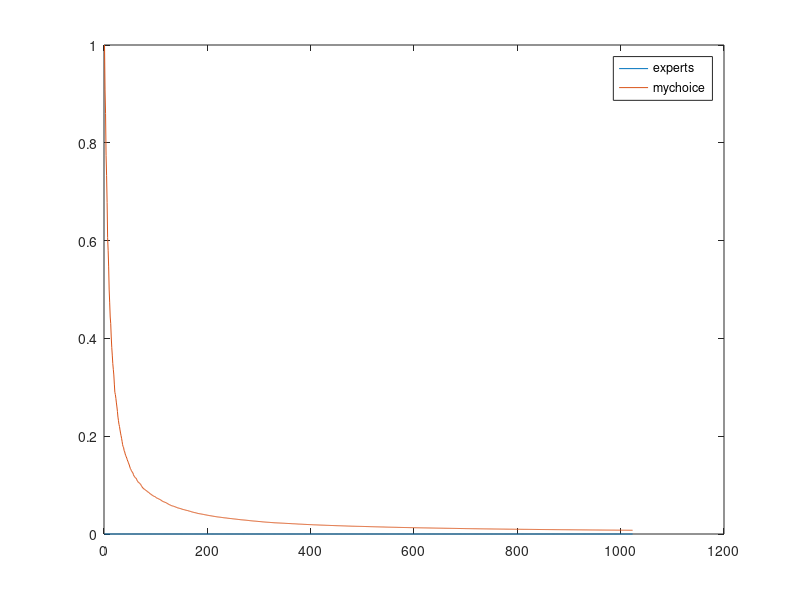
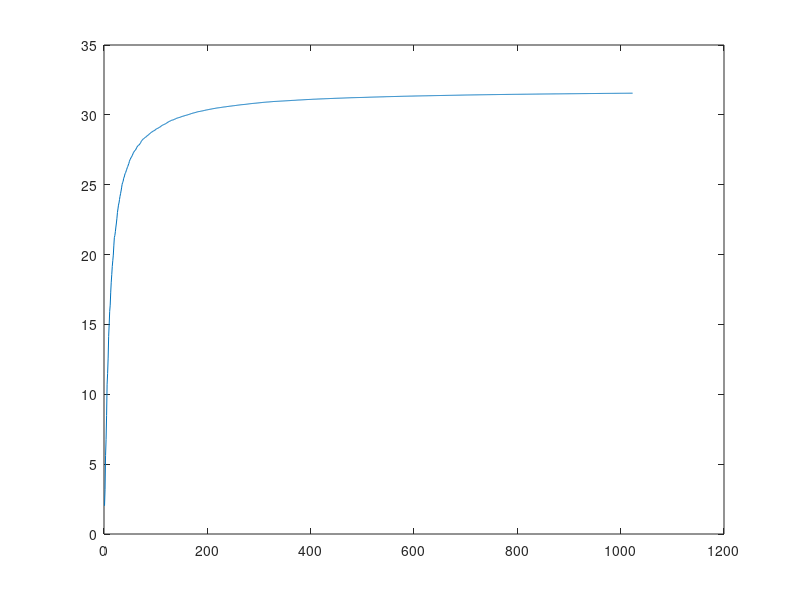

These figures' MATLAB source, in order:
function out = SMD()
%use doubling tricking to iterate
M = 10; % 2 ^ 15 = 32768
% the maxiums turn will iterate T times;
T = 2^(M)-1; % avoid the last value to 0
% T = 50000;

global r_bound;
r_bound = [0,1];
% D and eta are used in reward function U
global D;
D = 2*pi;

y0 = 1;

global eta;
eta = 1;

global thetas;
thetas  = zeros(1,T+1); % <G , Z>
% output variable
global regrets;
regrets = zeros(1,T);

global experts;
experts = zeros(1,T);
global expertsRewards;
expertsRewards = zeros(1,T);
global myChoices;
myChoices = zeros(1,T);
global myRewards;
myRewards = zeros(1,T);

%%%%%%%%%%%%%%%%%%
% main function  %
%%%%%%%%%%%%%%%%%%
  isDraw =true;
%   rng(1);
%   out_d=OGD_doubling(M,y1,isDraw);
%   
%   figure('name','Regrets Compare','NumberTitle','off','Position',[100,0,700,500]);
%   plot(out_d,'DisplayName','doubling');
%   hold on;
  
   rng(1);
   out = OGD_Primary(T,y0,isDraw);
%    plot(out,'DisplayName','omd');
%    legend('doubling','omd');
%    
%    hold off;
%   
%   rng(1);
%   regret_s=ogdfix(8,r_bound);
%   figure('name','RG','NumberTitle','off','Position',[0,500,700,500]);
%   plot(out,'DisplayName','out_s');
%   hold on;
%   plot(regret_s,'DisplayName','regret_s');
%   legend('out_s','regret_s');
%   hold off;
%%%%%%%end%%%%%%%%


end



function out = OGD_Primary(T,y0,isDraw)
  global experts;
  global myChoices;

%   output variable
%   regrets = zeros(1,T);
%   regrets_div_t = zeros(1,T);
%   experts = zeros(1,T);
%   expertsRewards = zeros(1,T);
%   myChoices = zeros(1,T);
%   myRewards = zeros(1,T);
   
  disp('Begin Loop');
  fprintf('Iterate %d turns',T);
  
   [~,regretsOut ]= iteration(1,T,y0,false);
  
  disp('End Loop');
  
  if isDraw
    figure('name','The value of Xt','NumberTitle','off','Position',[0,500,700,500]);
    plot(experts,'DisplayName','experts');
    hold on;
    plot(myChoices,'DisplayName','mychoice');
    legend('experts','mychoice');
    hold off;
    figure('name','The aluve of regret','NumberTitle','off','Position',[700,500,700,500]);
    plot(regretsOut);
%     figure('name','Regret div t','NumberTitle','off','Position',[700,0,700,500]);
%     plot(regrets_div_t);
  end
  out = regretsOut;
end


function [rOut,regretsOut ]=iteration(t_b,t_e,y0,doubling_flag)

  global r_bound;
  global D;
  global thetas;
  global regrets;
  global experts;
  global expertsRewards;
  global myChoices;
  global myRewards;
  
  %theta

  
  % start at 0 OMG this is a serious problem !!! because in matlab for i =
  % i = 1:1 will iterate
  if t_b == 1
    % I think there is problem
    % If we choose iterate from 1
    % The X_1 is decided by which parameter
    % This simulation is a little bit different from the normal algorithm
    % in the paper. 
    % In my code we get x at first, then we gerate y
    % get x0
    r = project(y0,r_bound);
    %x0 feedback
    thetas(1) = rand(1) * D;    
    y = y0 - 1/100000*gradient(r,thetas(1));
  end
   
  for t = t_b : t_e
    %Z(1:end) = D * rand(size(Z,1),1);
    % thetas(t) = G(2:end) * Z;
    % my choice

    if doubling_flag 
      eta1 = t_b+1; 
    else
      eta1 = 10*t + 1;
    end
    
    % get x_t
    myChoices(t) = project(y,r_bound);
    thetas(t) = rand(1) * D;
    % get theta_t + 1
    y = y - (1 / eta1)*gradient(myChoices(t),thetas(t));
    
    % my rewards
    if t == 1
       myRewards(1)  = userLoss(myChoices(1),thetas(1));
    else
       myRewards(t)  = myRewards(t-1) + userLoss(myChoices(t),thetas(t));
    end
    
    % caculate expert choice

    u = updateExpert(experts,t,thetas);
    u = project(u,r_bound);
    
    % record expert's choice
    experts(t) = u;
    %expert's rewards
    
    expertsRewards(t) = expertLoss(experts(t),thetas,t);
   
    %regret
    regrets(t) = myRewards(t) - expertsRewards(t);
    
  end
  
  rOut = r;
  regretsOut = regrets;
end

function u = updateExpert(experts,t,thetas)
  % note this with change with loss function
  u = 0;
end
% the difference of reward function U
function uout = gradient(r,theta)
  uout = (3+ sin(5*theta) + cos(3*theta))*(10/3 * r - 3 * r^2);
end

% the reward function U
function uout = userLoss(r,theta)
  uout = (3+ sin(5*theta) + cos(3*theta))* r^2 *(5/3-r);
end

function uout = expertLoss(r,thetas,t)
  uout = 0;
end
%the projection funciton
function x_t = project(y_t,r_bound)
  if r_bound(1) <= y_t && y_t <= r_bound(2)
    x_t = y_t;
  else
    if y_t < r_bound(1)
      x_t = r_bound(1);
    else
      x_t = r_bound(2);
    end
  end
end




function out = OGD_doubling(M,y1,isDraw)

  global experts;
  global myChoices;
%   global myRewards;
%   global expertsRewards;
%   global thetas;
   yout = y1;
  %rng('shuffle');
  for m = 1 : M

    [yout,regretsOut] = iteration(2^(m-1),2^(m)-1,yout,true);
%    [myChoices(m),experts(m), regrets(m)]=
%    regrets_div_t(m) = regrets(m)/2^m;
  end
 
  if isDraw
    figure('name','The value of Xt','NumberTitle','off','Position',[0,500,700,500]);
    plot(experts,'DisplayName','experts');
    hold on;
    plot(myChoices,'DisplayName','mychoice');
    legend('experts','mychoice');
    hold off;
    figure('name','The aluve of regret','NumberTitle','off','Position',[700,500,700,500]);
    hold on;
    %plot(regret_s'+ones(1,size(regret_s,1))*89);
    
    plot(regretsOut);
    hold off;
    
%     figure('name','Regret div t','NumberTitle','off','Position',[700,0,700,500]);
%     plot(regrets_div_t);
  end
%   diff(1:end) = regrets -(regret_s'-ones(1,size(regret_s,1))*89);

  out = regretsOut;
end

